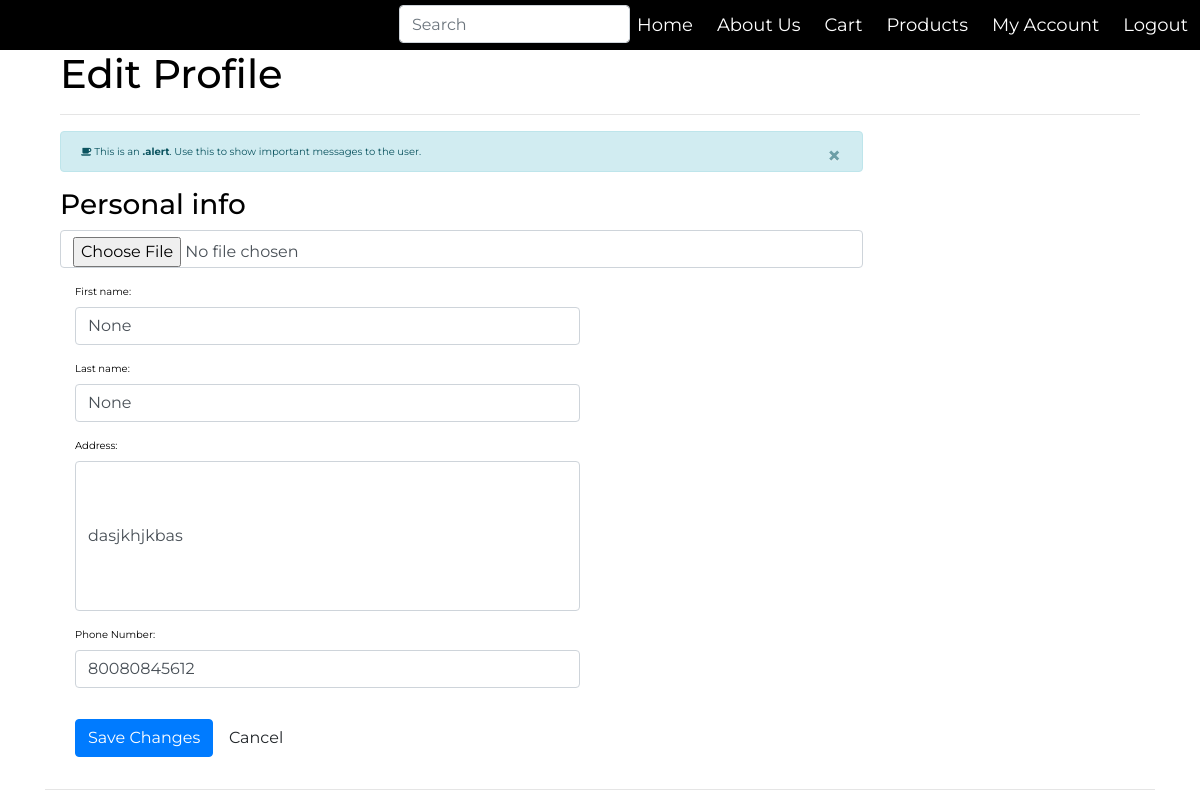
Screenshot of /profile/edit (signed in) with the database file from the repository.
### users/models.py (models this page shows)
class CustomUser(models.Model):
    firstname = models.CharField(max_length=100,null=True)
    lastname = models.CharField(max_length=100,null=True)
    user = models.OneToOneField(User, on_delete=models.CASCADE)
    avatar = models.ImageField(default='default.jpg', upload_to='profile-pics')
    address = models.TextField(max_length=300, null=True, blank=True)
    phoneno = models.IntegerField(null=True, blank=True)
    REQUIRED_FIELDS = ['user']

### users/views.py (the view)
# urls.py: path('profile/edit', users_views.editprofile, name='editprofile'),
@login_required
def editprofile(request):
    if request.method == 'POST':
        print('5467')
        userform = EditProfileForm(request.POST)
        print(userform)
        user_data = userform.data
        firstName = user_data['FirstName']
        print(firstName)
        lastName = user_data['LastName']
        address = user_data['address']
        phone = user_data['phoneno']
        user_unq = get_object_or_404(CustomUser,user = request.user)
        user_unq.firstname = firstName
        user_unq.lastname = lastName
        user_unq.address = address
        user_unq.phoneno = phone
        if 'avatar' in request.FILES:
            print(request.FILES['avatar'])
            user_unq.avatar = request.FILES['avatar']
        print(user_unq)
        user_unq.save()
        context = {
            'userform': user_unq
        }
        return redirect('profile')
    else:
        userform = EditProfileForm(request.POST)
        user_unq = get_object_or_404(CustomUser, user=request.user)
        context = {
            'userform': user_unq
        }
        return render(request, 'users/editprofile.html', context)

### users/templates/users/editprofile.html (shortened to what this page needs)
{% extends 'home/base.html' %}
{% block content %}
    <div class="container">
    <h1>Edit Profile</h1>
  	<hr>
	<div class="row">
      <div class="col-md-9 personal-info">
        <div class="alert alert-info alert-dismissable">
          <a class="panel-close close" data-dismiss="alert">×</a>
          <i class="fa fa-coffee"></i>
          This is an <strong>.alert</strong>. Use this to show important messages to the user.
        </div>
        <h3>Personal info</h3>
        <form class="form-horizontal" role="form" method="post" action="{% url 'editprofile' %}" enctype="multipart/form-data">{% csrf_token %}
          <div class="form-group">
          <input type="file" name="avatar" class="form-control">
        </div>
            <div class="form-group">
            <label class="col-lg-3 control-label">First name:</label>
            <div class="col-lg-8">
              <input name="FirstName" class="form-control" type="text" value={{ userform.firstname }}>
            </div>
          </div>
          <div class="form-group">
            <label class="col-lg-3 control-label">Last name:</label>
            <div class="col-lg-8">
              <input name="LastName" class="form-control" type="text" value={{ userform.lastname }}>
            </div>
          </div>
          <div class="form-group">
            <label class="col-md-3 control-label">Address:</label>
            <div class="col-md-8" >
              <input name = "address" style="height: 150px" class="form-control" type="text"  value={{ userform.address }}>
            </div>
          </div>
          <div class="form-group">
            <label class="col-md-3 control-label">Phone Number:</label>
            <div class="col-md-8">
              <input name = "phoneno" class="form-control" type="number" value={{ userform.phoneno }}>
            </div>
          </div>
          <div class="form-group">
            <div class="col-md-8">
                <button type="submit" name="saveBtn" class="btn btn-primary" value="Save Changes">Save Changes</button>
              <input type="reset" class="btn btn-default" value="Cancel">
            </div>
          </div>
        </form>
      </div>
  </div>
</div>
<hr>
{% endblock content %}

### home/static/home/base.css (style rules this page uses)
body { font-family: 'Montserrat',sans-serif; }

### cart/static/css/checkout.css (style rules this page uses)
html, body { height: 100%; color: black; font-family: 'Montserrat',sans-serif; font-weight: 400; }
body { font-size: 62.5%; }

### rows the page displays
CustomUser: FirstName "None", LastName "None", address "dasjkhjkbas", phoneno "80080845612"
